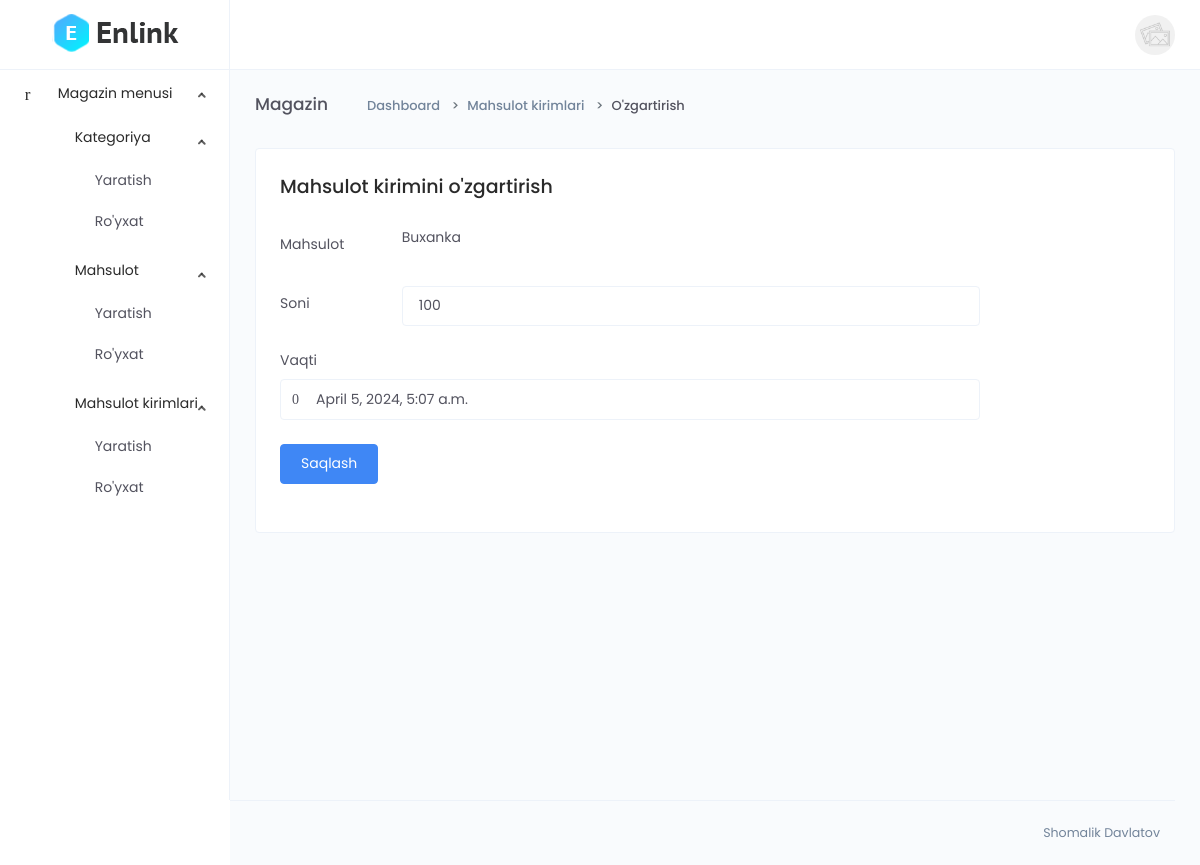
The page /dashboard/update-enter-product/wTNBqbogr7PteEO/ (signed in) on the database its author committed.
### main/models.py (models this page shows, shortened)
class CodeGenerate(models.Model):
    code = models.CharField(max_length=255, blank=True,unique=True)
    class Meta:
        abstract = True

class EnterProduct(CodeGenerate):
    product = models.ForeignKey(Product, on_delete=models.SET_NULL, null=True)
    quantity = models.PositiveIntegerField()
    date = models.DateTimeField(auto_now_add=True)

class Product(CodeGenerate):
    category = models.ForeignKey(Category, on_delete=models.CASCADE)
    name = models.CharField(max_length=255)
    body = models.TextField()
    price = models.DecimalField(decimal_places=2, max_digits=10)
    discount_price = models.DecimalField(decimal_places=2, max_digits=10, blank=True, null=True)
    banner_img = models.ImageField(upload_to='banner-img/')
    quantity = models.IntegerField()
    delivery = models.BooleanField(default=False)
    date = models.DateTimeField(auto_now_add=True)
    qrcode_img = models.ImageField(blank=True, upload_to='qrcode-img/')

### main/funcs.py (the view)
    def wrapper(request, *args, **kwargs):
        if request.user.is_authenticated and request.user.is_staff:
            result = func(request, *args, **kwargs)
        else:
            return redirect('front:index')
        return result

### main/dashboard/views.py (called while the page is built)
@staff_required
def update_enter_product(request, code):
    enter_product = models.EnterProduct.objects.get(code=code)
    products = models.Product.objects.all()
    context = {
        'enter_product':enter_product,
        'products':products
    }
    if request.method == 'POST':
        enter_product.quantity = request.POST.get('quantity')
        enter_product.date = request.POST.get('date')
        enter_product.save()
    return render(request, 'dashboard/enter_product/update.html', context)

### main/funcs.py (called while the page is built)
def staff_required(func):
    def wrapper(request, *args, **kwargs):
        if request.user.is_authenticated and request.user.is_staff:
            result = func(request, *args, **kwargs)
        else:
            return redirect('front:index')
        return result
    return wrapper

### templates/dashboard/enter_product/update.html (shortened to what this page needs)
{% extends 'dashboard/base.html' %}
{% block content %}
    <div class="main-content">
        <div class="page-header">
            <h2 class="header-title">Magazin</h2>
            <div class="header-sub-title">
                <nav class="breadcrumb breadcrumb-dash">
                    <a href="#" class="breadcrumb-item"><i class="anticon anticon-home m-r-5"></i>Dashboard</a>
                    <a class="breadcrumb-item" href="#">Mahsulot kirimlari</a>
                    <span class="breadcrumb-item active">O'zgartirish</span>
                </nav>
            </div>
        </div>
        <div class="card">
            <div class="card-body">
                <h4>Mahsulot kirimini o'zgartirish</h4>
                <div class="m-t-25" style="max-width: 700px">
                    <form method="post" enctype="multipart/form-data">
                        <div class="form-group row">
                            <label for="inputPassword3" class="col-sm-2 col-form-label">Mahsulot</label>
                            <div class="col-sm-10">
                                {{enter_product.product.name}}
                            </div>
                        </div>
                        <div class="form-group row">
                            <label class="col-sm-2 col-form-label control-label">Soni</label>
                            <div class="col-sm-10">
                                <input type="number" class="form-control" name="quantity" value="{{enter_product.quantity}}">
                            </div>
                        </div>
                        <div class="form-group">
                            <label>Vaqti</label>
                            <div class="input-affix m-b-10">
                                <i class="prefix-icon anticon anticon-calendar"></i>
                                <input name="date" type="text" class="form-control datepicker-input" value="{{enter_product.date}}">
                            </div>
                        </div>
                        </div>
                        <div class="form-group row">
                            <div class="col-sm-10">
                                <button type="submit" class="btn btn-primary">Saqlash</button>
                            </div>
                        </div>
                </div>
            </div>
        </div>
    </div>
{% endblock %}

### rows shown on the page
EnterProduct: product.name "Buxanka", quantity "100", date "April 5, 2024, 5:07 a.m."
